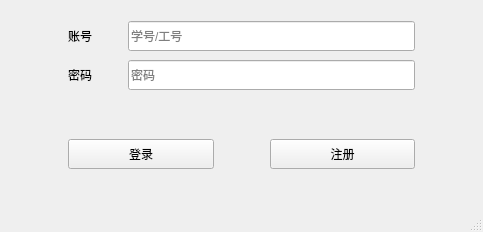
<?xml version="1.0" encoding="UTF-8"?>
<ui version="4.0">
 <class>LoginWindow</class>
 <widget class="QMainWindow" name="LoginWindow">
  <property name="geometry">
   <rect>
    <x>0</x>
    <y>0</y>
    <width>483</width>
    <height>232</height>
   </rect>
  </property>
  <property name="windowTitle">
   <string>登录</string>
  </property>
  <widget class="QWidget" name="centralwidget">
   <layout class="QGridLayout" name="gridLayout_3">
    <item row="0" column="0">
     <widget class="QWidget" name="widget" native="true">
      <layout class="QGridLayout" name="gridLayout">
       <item row="0" column="0">
        <spacer name="horizontalSpacer_3">
         <property name="orientation">
          <enum>Qt::Horizontal</enum>
         </property>
         <property name="sizeType">
          <enum>QSizePolicy::Fixed</enum>
         </property>
         <property name="sizeHint" stdset="0">
          <size>
           <width>50</width>
           <height>20</height>
          </size>
         </property>
        </spacer>
       </item>
       <item row="0" column="1">
        <widget class="QLabel" name="labelAccount">
         <property name="text">
          <string>账号</string>
         </property>
        </widget>
       </item>
       <item row="0" column="2">
        <spacer name="horizontalSpacer">
         <property name="orientation">
          <enum>Qt::Horizontal</enum>
         </property>
         <property name="sizeType">
          <enum>QSizePolicy::Fixed</enum>
         </property>
         <property name="sizeHint" stdset="0">
          <size>
           <width>30</width>
           <height>20</height>
          </size>
         </property>
        </spacer>
       </item>
       <item row="0" column="3">
        <widget class="QLineEdit" name="lineEditAccount">
         <property name="minimumSize">
          <size>
           <width>0</width>
           <height>30</height>
          </size>
         </property>
         <property name="maxLength">
          <number>20</number>
         </property>
         <property name="placeholderText">
          <string>学号/工号</string>
         </property>
        </widget>
       </item>
       <item row="0" column="4">
        <spacer name="horizontalSpacer_4">
         <property name="orientation">
          <enum>Qt::Horizontal</enum>
         </property>
         <property name="sizeType">
          <enum>QSizePolicy::Fixed</enum>
         </property>
         <property name="sizeHint" stdset="0">
          <size>
           <width>50</width>
           <height>20</height>
          </size>
         </property>
        </spacer>
       </item>
       <item row="1" column="0">
        <spacer name="horizontalSpacer_5">
         <property name="orientation">
          <enum>Qt::Horizontal</enum>
         </property>
         <property name="sizeType">
          <enum>QSizePolicy::Fixed</enum>
         </property>
         <property name="sizeHint" stdset="0">
          <size>
           <width>50</width>
           <height>20</height>
          </size>
         </property>
        </spacer>
       </item>
       <item row="1" column="1">
        <widget class="QLabel" name="labelPassWord">
         <property name="text">
          <string>密码</string>
         </property>
        </widget>
       </item>
       <item row="1" column="2">
        <spacer name="horizontalSpacer_2">
         <property name="orientation">
          <enum>Qt::Horizontal</enum>
         </property>
         <property name="sizeType">
          <enum>QSizePolicy::Fixed</enum>
         </property>
         <property name="sizeHint" stdset="0">
          <size>
           <width>30</width>
           <height>20</height>
          </size>
         </property>
        </spacer>
       </item>
       <item row="1" column="3">
        <widget class="QLineEdit" name="lineEditPassword">
         <property name="minimumSize">
          <size>
           <width>0</width>
           <height>30</height>
          </size>
         </property>
         <property name="maxLength">
          <number>20</number>
         </property>
         <property name="echoMode">
          <enum>QLineEdit::Password</enum>
         </property>
         <property name="placeholderText">
          <string>密码</string>
         </property>
        </widget>
       </item>
       <item row="1" column="4">
        <spacer name="horizontalSpacer_6">
         <property name="orientation">
          <enum>Qt::Horizontal</enum>
         </property>
         <property name="sizeType">
          <enum>QSizePolicy::Fixed</enum>
         </property>
         <property name="sizeHint" stdset="0">
          <size>
           <width>50</width>
           <height>20</height>
          </size>
         </property>
        </spacer>
       </item>
      </layout>
     </widget>
    </item>
    <item row="1" column="0">
     <widget class="QWidget" name="widget_2" native="true">
      <layout class="QGridLayout" name="gridLayout_2">
       <item row="0" column="0">
        <spacer name="horizontalSpacer_7">
         <property name="orientation">
          <enum>Qt::Horizontal</enum>
         </property>
         <property name="sizeType">
          <enum>QSizePolicy::Fixed</enum>
         </property>
         <property name="sizeHint" stdset="0">
          <size>
           <width>50</width>
           <height>20</height>
          </size>
         </property>
        </spacer>
       </item>
       <item row="0" column="1">
        <widget class="QPushButton" name="pushButtonLogin">
         <property name="sizePolicy">
          <sizepolicy hsizetype="Fixed" vsizetype="Fixed">
           <horstretch>0</horstretch>
           <verstretch>0</verstretch>
          </sizepolicy>
         </property>
         <property name="maximumSize">
          <size>
           <width>200</width>
           <height>30</height>
          </size>
         </property>
         <property name="text">
          <string>登录</string>
         </property>
        </widget>
       </item>
       <item row="0" column="2">
        <spacer name="horizontalSpacer_9">
         <property name="orientation">
          <enum>Qt::Horizontal</enum>
         </property>
         <property name="sizeType">
          <enum>QSizePolicy::Fixed</enum>
         </property>
         <property name="sizeHint" stdset="0">
          <size>
           <width>50</width>
           <height>20</height>
          </size>
         </property>
        </spacer>
       </item>
       <item row="0" column="3">
        <widget class="QPushButton" name="pushButtonReginst">
         <property name="sizePolicy">
          <sizepolicy hsizetype="Fixed" vsizetype="Fixed">
           <horstretch>0</horstretch>
           <verstretch>0</verstretch>
          </sizepolicy>
         </property>
         <property name="maximumSize">
          <size>
           <width>200</width>
           <height>30</height>
          </size>
         </property>
         <property name="text">
          <string>注册</string>
         </property>
        </widget>
       </item>
       <item row="0" column="4">
        <spacer name="horizontalSpacer_8">
         <property name="orientation">
          <enum>Qt::Horizontal</enum>
         </property>
         <property name="sizeType">
          <enum>QSizePolicy::Fixed</enum>
         </property>
         <property name="sizeHint" stdset="0">
          <size>
           <width>50</width>
           <height>20</height>
          </size>
         </property>
        </spacer>
       </item>
      </layout>
     </widget>
    </item>
   </layout>
  </widget>
  <widget class="QMenuBar" name="menubar">
   <property name="geometry">
    <rect>
     <x>0</x>
     <y>0</y>
     <width>483</width>
     <height>22</height>
    </rect>
   </property>
  </widget>
  <widget class="QStatusBar" name="statusbar"/>
 </widget>
 <resources/>
 <connections/>
</ui>
